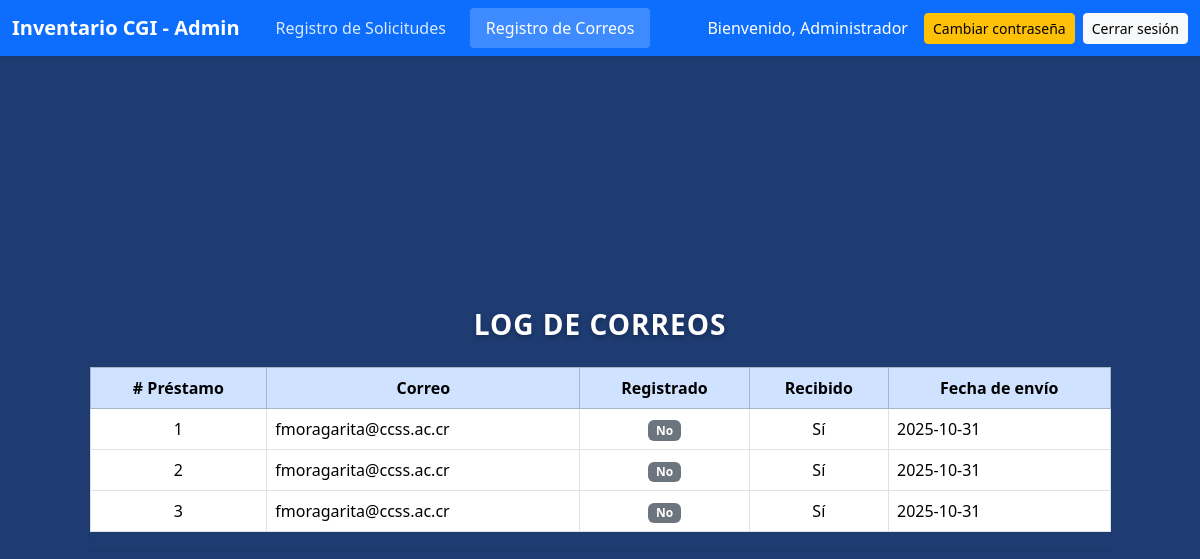
The app's page /public/admin/admin_dashboard.php?view=log, older data.
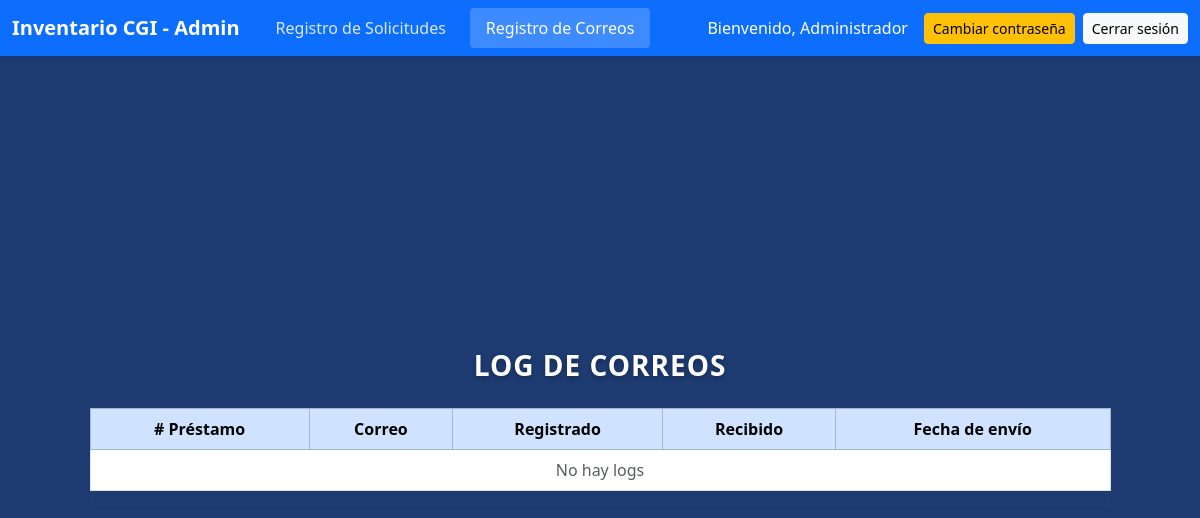
The same page, newer data.
### tables this page shows
CREATE TABLE `registro_detalle` (
  `id_registro` int(11) NOT NULL,
  `fecha_de_salida` date NOT NULL DEFAULT current_timestamp(),
  `fecha_de_retorno` date NOT NULL DEFAULT current_timestamp(),
  `cantidad` int(11) NOT NULL,
  `id_empleados` int(11) NOT NULL,
  `id_estado` int(11) NOT NULL,
  `id_servicio` int(11) NOT NULL,
  `id_inventario` int(55) NOT NULL,
  `id_devolución` int(11) NOT NULL
);

CREATE TABLE `empleados` (
  `id_empleados` int(11) NOT NULL,
  `usuario_caja` varchar(255) DEFAULT NULL,
  `cedula` int(55) DEFAULT NULL,
  `nombre` varchar(50) NOT NULL,
  `apellido1` varchar(20) DEFAULT NULL,
  `apellido2` varchar(20) DEFAULT NULL,
  `correo_caja` varchar(70) DEFAULT NULL,
  `contrasena` char(64) DEFAULT NULL,
  `id_rol` int(11) DEFAULT NULL,
  `id_servicio` int(11) DEFAULT NULL
);

### public/admin/admin_dashboard.php (the view, shortened to what the changed rows need)
<?php
require_once __DIR__ . '/../../includes/functions.php';
require_once __DIR__ . '/../../includes/db.php';
$solicitudes = obtenerSolicitudes();
$servicios = obtenerServicios();
$selectedServicio = isset($_GET['servicio']) ? intval($_GET['servicio']) : 0;
$perPage = 10;
$currentPage = isset($_GET['page']) ? max(1, intval($_GET['page'])) : 1;
$totalItems = count($solicitudes);
$totalPages = ($totalItems === 0) ? 1 : ceil($totalItems / $perPage);
$offset = ($currentPage - 1) * $perPage;
$pageSolicitudes = array_slice($solicitudes, $offset, $perPage);
$view = isset($_GET['view']) ? $_GET['view'] : 'registro';
$pageLogs = [];
$currentLogPage = isset($_GET['log_page']) ? max(1, intval($_GET['log_page'])) : 1;
if ($view === 'log') {
    $table_check = $conn->query("SHOW TABLES LIKE 'registro_mail_log'");
    $table_exists = $table_check && $table_check->num_rows > 0;
    if ($table_exists) {
        $sql = "SELECT
            r.id_registro,
            e.correo_caja,
            r.id_estado,
            COALESCE(ml.fecha_envio, r.fecha_de_salida) as fecha_envio,
            COALESCE(IF(ml.estado_envio = 'SI', 'Sí', 'No'), 'No') as registrado
        FROM registro_detalle r
        JOIN empleados e ON r.id_empleados = e.id_empleados
        LEFT JOIN registro_mail_log ml ON r.id_registro = ml.id_registro
        GROUP BY r.id_registro
        ORDER BY r.fecha_de_salida DESC";
    } else {
        $sql = "SELECT
            r.id_registro,
            e.correo_caja,
            r.id_estado,
            r.fecha_de_salida as fecha_envio,
            'No' as registrado
        FROM registro_detalle r
        JOIN empleados e ON r.id_empleados = e.id_empleados
        ORDER BY r.fecha_de_salida DESC";
    }
    $res = $conn->query($sql);
    $logs = [];
    if ($res) {
        while ($row = $res->fetch_assoc()) $logs[] = $row;
    }
    $logOffset = ($currentLogPage - 1) * $perPage;
    $pageLogs = array_slice($logs, $logOffset, $perPage);
}
?>
<!doctype html>
<html lang="es">
<head>
   <link href="https://cdn.jsdelivr.net/npm/bootstrap@5.3.2/dist/css/bootstrap.min.css" rel="stylesheet">
   <link rel="stylesheet" href="estilo2.css">
</head>
<body class="dashboard-body">
<div class="dashboard-wrapper py-5">
     <div class="container">
         <div class="row justify-content-center">
             <div class="col-md-11">
                  <?php if ($view === 'registro'): ?>
                  <div class="table-responsive shadow-sm">
                     <div class="d-flex justify-content-between mb-2 align-items-center">
                         <form method="get" class="d-flex align-items-center" style="gap:8px;">
                             <label for="servicio" class="mb-0">Filtrar por servicio:</label>
                             <select name="servicio" id="servicio" class="form-select form-select-sm" style="width:auto;">
                                 <option value="0">Todos</option>
                                 <?php foreach ($servicios as $sv): ?>
                                     <option value="<?= $sv['id_servicio'] ?>" <?= ($selectedServicio == $sv['id_servicio']) ? 'selected' : '' ?>><?= htmlspecialchars($sv['nombre'] ?? 'Servicio '.$sv['id_servicio']) ?></option>
                                 <?php endforeach; ?>
                             </select>
                             <button type="submit" class="btn btn-sm btn-primary">Filtrar</button>
                         </form>
                     </div>
                      <table class="table table-bordered table-hover align-middle">
                          <thead class="table-primary text-center">
                              <tr>
                                  <th>#</th>
                                  <th>Usuario</th>
                                  <th>Servicio</th>
                                  <th>Equipo</th>
                                  <th>Cantidad</th>
                                  <th>Estado</th>
                                  <th>Fecha solicitud</th>
                                  <th>Devolución</th>
                                  <th>Acción</th>
                              </tr>
                          </thead>
                          <tbody>
                              <?php if (empty($solicitudes)): ?>
                                  <tr>
                                      <td colspan="9" class="text-center text-muted">No hay solicitudes registradas</td>
                                  </tr>
                              <?php else: ?>
                                  <?php foreach ($pageSolicitudes as $s): ?>
                                      <tr>
                                          <td class="text-center"><?= $s['id_registro'] ?></td>
                                          <td><?= htmlspecialchars($s['usuario']) ?></td>
                                          <td class="text-center">Servicio #<?= htmlspecialchars($s['id_servicio']) ?></td>
                                          <td><?= htmlspecialchars($s['equipo']) ?></td>
                                          <td class="text-center"><?= $s['cantidad'] ?></td>
                                          <td class="text-center">
                                              <span class="badge <?= strtolower($s['estado']) === 'disponible' ? 'bg-success' : 'bg-warning text-dark' ?>">
                                                  <?= htmlspecialchars($s['estado']) ?>
                                              </span>
                                          </td>
                                          <td><?= htmlspecialchars($s['fecha_solicitud']) ?></td>
                                          <td><?= htmlspecialchars($s['fecha_entrega']) ?></td>
                                          <td class="text-center">
                                              <form method="post" style="display:inline; margin-right:6px;">
                                                  <input type="hidden" name="solicitud_id" value="<?= $s['id_registro'] ?>">
                                                <?php if ($s['id_estado'] != 1): ?>
                                                      <button class="btn btn-sm btn-success" name="entregar">Marcar Entregado</button>
                                                  <?php else: ?>
                                                      <span class="text-success fw-semibold">Devuelto</span>
                                                  <?php endif; ?>
                                              </form>
                                          </td>
                                      </tr>
                                  <?php endforeach; ?>
                              <?php endif; ?>
                          </tbody>
                      </table>
                      <?php if ($totalPages > 1): ?>
                          <nav aria-label="Paginación solicitudes">
                              <ul class="pagination justify-content-center mt-3">
                                  <?php
                                      $baseParams = [];
                                      if (isset($_GET['servicio']) && $_GET['servicio'] !== '') {
                                          $baseParams['servicio'] = $_GET['servicio'];
                                      }
                                      $prev = max(1, $currentPage - 1);
                                      $baseParams['page'] = $prev;
                                      $prevUrl = 'admin_dashboard.php?' . http_build_query($baseParams);
                                  ?>
                                  <li class="page-item <?= ($currentPage <= 1) ? 'disabled' : '' ?>">
                                      <a class="page-link" href="<?= $prevUrl ?>" aria-label="Anterior">&laquo;</a>
                                  </li>
                                  <?php for ($p = 1; $p <= $totalPages; $p++):
                                      $baseParams['page'] = $p;
                                      $url = 'admin_dashboard.php?' . http_build_query($baseParams);
                                  ?>
                                      <li class="page-item <?= ($p == $currentPage) ? 'active' : '' ?>"><a class="page-link" href="<?= $url ?>"><?= $p ?></a></li>
                                  <?php endfor; ?>
                                  <?php
                                      $next = min($totalPages, $currentPage + 1);
                                      $baseParams['page'] = $next;
                                      $nextUrl = 'admin_dashboard.php?' . http_build_query($baseParams);
                                  ?>
                                  <li class="page-item <?= ($currentPage >= $totalPages) ? 'disabled' : '' ?>">
                                      <a class="page-link" href="<?= $nextUrl ?>" aria-label="Siguiente">&raquo;</a>
                                  </li>
                              </ul>
                          </nav>
                      <?php endif; ?>
                  </div>
                  <?php else: ?>
                  <div class="table-responsive shadow-sm">
                      <table class="table table-bordered table-hover align-middle">
                          <thead class="table-primary text-center">
                              <tr>
                                  <th># Préstamo</th>
                                  <th>Correo</th>
                                  <th>Registrado</th>
                                  <th>Recibido</th>
                                  <th>Fecha de envío</th>
                              </tr>
                          </thead>
                          <tbody>
                              <?php if (empty($pageLogs)): ?>
                                  <tr><td colspan="5" class="text-center text-muted">No hay logs</td></tr>
                              <?php else: ?>
                                  <?php foreach ($pageLogs as $l): ?>
                                      <tr>
                                          <td class="text-center"><?= htmlspecialchars($l['id_registro']) ?></td>
                                          <td><?= htmlspecialchars($l['correo_caja']) ?></td>
                                          <td class="text-center">
                                              <span class="badge <?= ($l['registrado'] === 'Sí') ? 'bg-success' : 'bg-secondary' ?>">
                                                  <?= htmlspecialchars($l['registrado']) ?>
                                              </span>
                                          </td>
                                          <td class="text-center"><?= ($l['id_estado'] == 1) ? 'Sí' : 'No' ?></td>
                                          <td><?= htmlspecialchars($l['fecha_envio']) ?></td>
                                      </tr>
                                  <?php endforeach; ?>
                              <?php endif; ?>
                          </tbody>
                      </table>
                  </div>
                  <?php endif; ?>
              </div>
         </div>
     </div>
</div>
</body>
</html>

Row changes from the older to the newer data that the page shows:
removed registro_detalle: id_registro "1", id_empleados.correo_caja "fmoragarita@ccss.ac.cr", registrado "No", shows "Sí", fecha_de_salida "2025-10-31"
removed registro_detalle: id_registro "2", id_empleados.correo_caja "fmoragarita@ccss.ac.cr", registrado "No", shows "Sí", fecha_de_salida "2025-10-31"
removed registro_detalle: id_registro "3", id_empleados.correo_caja "fmoragarita@ccss.ac.cr", registrado "No", shows "Sí", fecha_de_salida "2025-10-31"
Text that changed along with them:
text now shown: "No hay logs"
